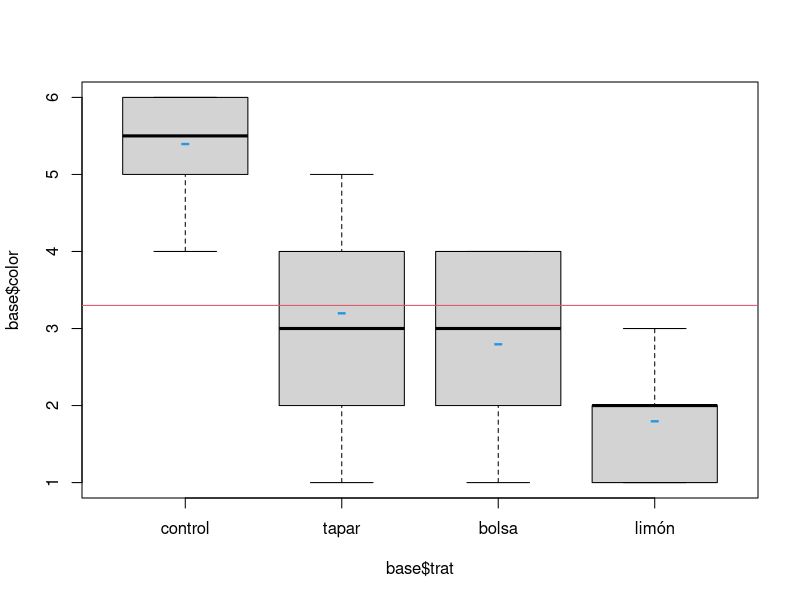

R code for this plot:
## ---- chunk 1
base=read.csv("manzanas.csv",sep= ";") # Se lee el archivo
base$trat=factor(base$trat) # Se pone el factor
levels(base$trat)= c("control","tapar","bolsa","limón")
#save(base,file="manzanas.Rdata") #Se guarda el archivo
## ---- chunk 2

m=tapply(base$color,base$trat,mean);m #Media ppor trat
v=tapply(base$color,base$trat,var);v #Var por trat
media=mean(base$color);media # Media general

boxplot(base$color~base$trat);abline(h=media,col=2);points(1:4,m,col=4,pch="-",cex=2) # Gráfico

taus=m-media;taus# Efectos por tratamiento

st=sum(taus);st # Suma de los efectos
ve=mean(v);ve # Varianza del error
## ---- chunk 3
mod=lm(color~trat,data = base)
mod1=aov(color~trat,data = base)

mod;mod1;aov(mod) # Ajustar el modelo con diferentes fórmulas

anova(mod);anova(mod1) # Análisis de varianza

cmres=anova(mod)[2,3] # Cuadrado medio residual
cmres;ve  # Son iguales

df=anova(mod)[2,1];df 
## ---- chunk 4
sctrat=anova(mod)[1,2];sctrat #Suma de cuadrados del tratamiento

10*sum(taus**2) # Es igual a la suma de cuadrados de tratamiento
## ---- chunk 5
anova(mod)[1,3];anova(mod)[2,3]

(f=anova(mod)[1,3]/anova(mod)[2,3])

(p=pf(f,3,36,lower.tail = F))
